Frame 1 (no input): blank canvas, image omitted
Frame 60 (no input): blank canvas, image omitted
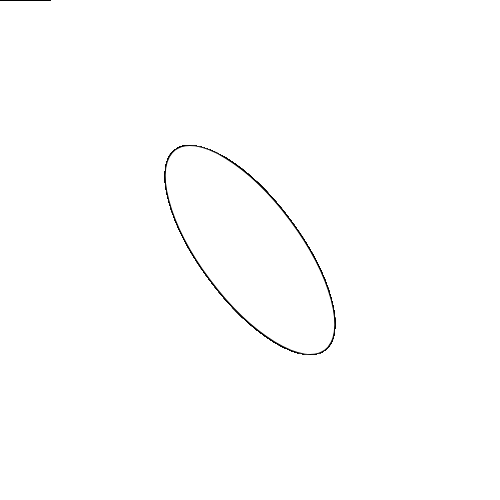
Frame 120 (the mouse pressed at the canvas centre since frame 60)

The p5.js sketch whose frames 1 and 60 were blank and that drew this single picture after the mouse press (run headless with seeded random() and noise() and a simulated clock; from frame 60 on, the mouse is pressed at the canvas centre):

// p5.js sketch
// ── sketch.js
// 函数setup() : 准备阶段
function setup() {
	// 创建画布，宽度640像素，高度480像素
	// 画布的坐标系统为，左上角坐标为（0，0），
	// x方向水平向右，y方向垂直向下，单位像素
	createCanvas(500,500);
}

// 函数draw()：作画阶段
function draw() {	
	
	fill(255);
	drawFace(mouseX,mouseY,mouseX/100,100,mouseY);

}

function drawFace(x,y,theta,wd,ht)
{
	push();
	translate(x,y);
	rotate(theta);
	ellipse(0,0,wd,ht);
	pop();
}
